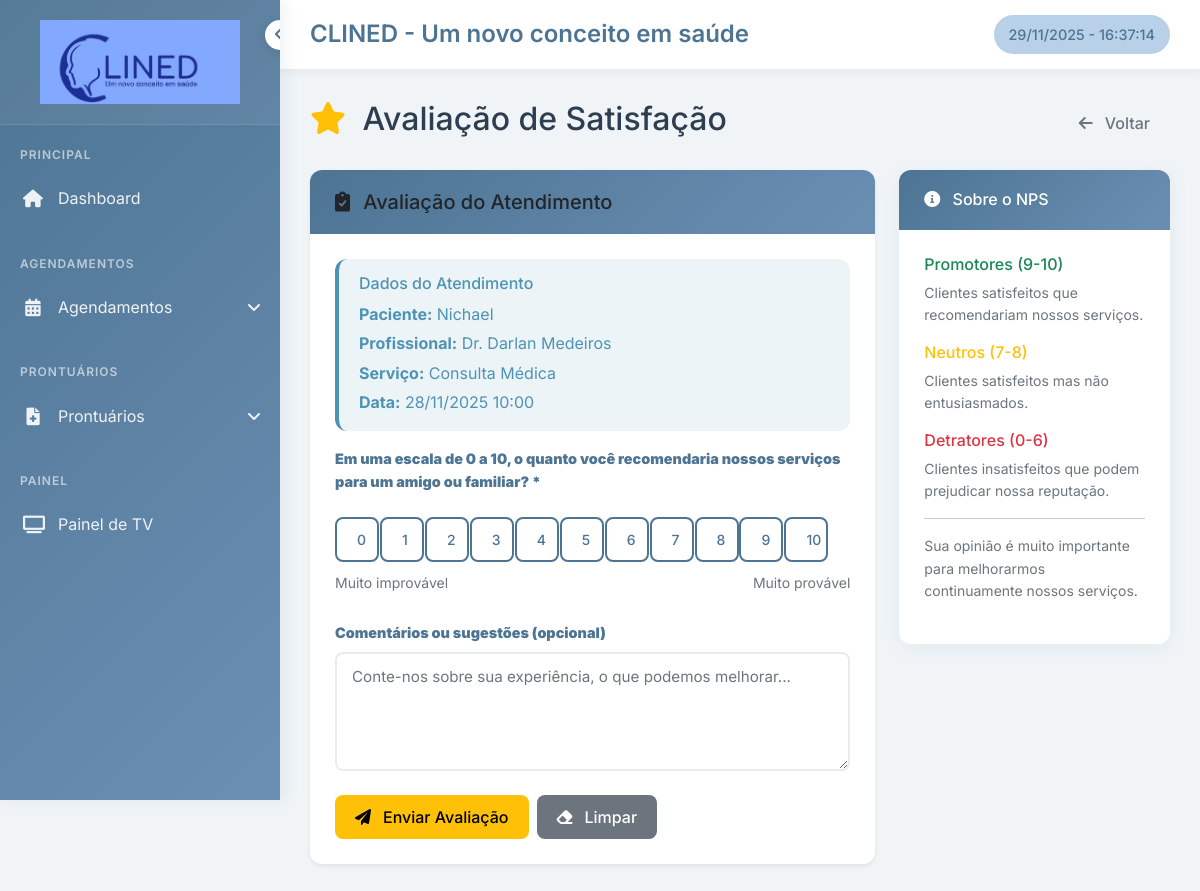
Page /relatorios/avaliar-satisfacao/1 on the committed database.
### models/models.py (models this page shows)
class Paciente(db.Model):
    __tablename__ = 'pacientes'
    id = db.Column(db.Integer, primary_key=True)
    nome = db.Column(db.String(100), nullable=False)
    cpf = db.Column(db.String(14), unique=True)
    telefone = db.Column(db.String(20), nullable=False)
    email = db.Column(db.String(100))
    data_nascimento = db.Column(db.Date)
    idade = db.Column(db.Integer)
    naturalidade = db.Column(db.String(100))
    estado_civil = db.Column(db.String(50))
    religiao = db.Column(db.String(50))
    profissao = db.Column(db.String(100))
    filiacao_pai = db.Column(db.String(100))
    filiacao_mae = db.Column(db.String(100))
    endereco = db.Column(db.Text)
    bairro = db.Column(db.String(100))
    cidade = db.Column(db.String(100))
    data_cadastro = db.Column(db.DateTime, default=datetime.now)
    agendamentos = db.relationship('Agendamento', backref='paciente_ref', lazy=True)
    prontuarios = db.relationship('Prontuario', backref='paciente_ref', lazy=True)

class Profissional(db.Model):
    __tablename__ = 'profissionais'
    id = db.Column(db.Integer, primary_key=True)
    nome = db.Column(db.String(100), nullable=False)
    especialidade = db.Column(db.String(50), nullable=False)
    registro_profissional = db.Column(db.String(20))
    telefone = db.Column(db.String(20))
    email = db.Column(db.String(100))
    horario_inicio = db.Column(db.Time)
    horario_fim = db.Column(db.Time)
    ativo = db.Column(db.Boolean, default=True)
    agendamentos = db.relationship('Agendamento', backref='profissional_ref', lazy=True)

class Agendamento(db.Model):
    __tablename__ = 'agendamentos'
    id = db.Column(db.Integer, primary_key=True)
    paciente_id = db.Column(db.Integer, db.ForeignKey('pacientes.id'), nullable=False)
    profissional_id = db.Column(db.Integer, db.ForeignKey('profissionais.id'), nullable=False)
    data_agendamento = db.Column(db.DateTime, nullable=False)
    servico = db.Column(db.String(100), nullable=False)
    observacoes = db.Column(db.Text)
    status = db.Column(db.String(20), default='agendado')
    data_checkin = db.Column(db.DateTime)
    data_criacao = db.Column(db.DateTime, default=datetime.now)

### routes/relatorios.py (the view, shortened to what this page needs)
@relatorios_bp.route('/avaliar-satisfacao/<int:agendamento_id>', methods=['GET', 'POST'])
def avaliar_satisfacao(agendamento_id):
    agendamento = Agendamento.query.get_or_404(agendamento_id)
    return render_template('relatorios/avaliar_satisfacao.html', agendamento=agendamento)

### utils/auth_helpers.py (called while the page is built)
def get_usuario_atual():
    token_sessao = session.get('token_sessao')
    if not token_sessao:
        return None
    return validar_sessao(token_sessao)

### templates/relatorios/avaliar_satisfacao.html (shortened to what this page needs)
{% extends "base.html" %}
{% block content %}
<div class="row">
    <div class="col-12">
        <div class="d-flex justify-content-between align-items-center mb-4">
            <h2>
                <i class="fas fa-star text-warning me-2"></i>
                Avaliação de Satisfação
            </h2>
            <a href="{{ url_for('relatorios.nps') }}" class="btn btn-outline-secondary">
                <i class="fas fa-arrow-left me-1"></i>Voltar
            </a>
        </div>
    </div>
</div>
<div class="row">
    <div class="col-lg-8">
        <div class="card shadow-sm">
            <div class="card-header bg-warning text-dark">
                <h5 class="mb-0">
                    <i class="fas fa-clipboard-check me-2"></i>
                    Avaliação do Atendimento
                </h5>
            </div>
            <div class="card-body">
                <div class="alert alert-info">
                    <h6 class="alert-heading">Dados do Atendimento</h6>
                    <p class="mb-1"><strong>Paciente:</strong> {{ agendamento.paciente_ref.nome }}</p>
                    <p class="mb-1"><strong>Profissional:</strong> {{ agendamento.profissional_ref.nome }}</p>
                    <p class="mb-1"><strong>Serviço:</strong> {{ agendamento.servico }}</p>
                    <p class="mb-0"><strong>Data:</strong> {{ agendamento.data_agendamento.strftime('%d/%m/%Y %H:%M') }}</p>
                </div>
                <form method="POST">
                    <div class="mb-4">
                        <label class="form-label">
                            <strong>Em uma escala de 0 a 10, o quanto você recomendaria nossos serviços para um amigo ou familiar? *</strong>
                        </label>
                        <div class="row mt-3">
                            {% for i in range(11) %}
                            <div class="col-1 text-center">
                                <label class="btn btn-outline-primary btn-sm w-100" for="nota{{ i }}">{{ i }}</label>
                            </div>
                            {% endfor %}
                        </div>
                        <div class="row mt-2">
                            <div class="col-6 text-start">
                                <small class="text-muted">Muito improvável</small>
                            </div>
                            <div class="col-6 text-end">
                                <small class="text-muted">Muito provável</small>
                            </div>
                        </div>
                    </div>
                    <div class="mb-4">
                        <label for="comentario" class="form-label">
                            <strong>Comentários ou sugestões (opcional)</strong>
                        </label>
                        <textarea class="form-control" id="comentario" name="comentario" rows="4"
                                  placeholder="Conte-nos sobre sua experiência, o que podemos melhorar..."></textarea>
                    </div>
                    <div class="d-flex gap-2">
                        <button type="submit" class="btn btn-warning">
                            <i class="fas fa-paper-plane me-1"></i>Enviar Avaliação
                        </button>
                        <button type="reset" class="btn btn-secondary">
                            <i class="fas fa-eraser me-1"></i>Limpar
                        </button>
                    </div>
                </form>
            </div>
        </div>
    </div>
    <div class="col-lg-4">
        <div class="card">
            <div class="card-header bg-info text-white">
                <h6 class="mb-0">
                    <i class="fas fa-info-circle me-2"></i>
                    Sobre o NPS
                </h6>
            </div>
            <div class="card-body">
                <div class="mb-3">
                    <h6 class="text-success">Promotores (9-10)</h6>
                    <p class="small text-muted">
                        Clientes satisfeitos que recomendariam nossos serviços.
                    </p>
                </div>
                <div class="mb-3">
                    <h6 class="text-warning">Neutros (7-8)</h6>
                    <p class="small text-muted">
                        Clientes satisfeitos mas não entusiasmados.
                    </p>
                </div>
                <div class="mb-3">
                    <h6 class="text-danger">Detratores (0-6)</h6>
                    <p class="small text-muted">
                        Clientes insatisfeitos que podem prejudicar nossa reputação.
                    </p>
                </div>
                <hr>
                <p class="small text-muted">
                    Sua opinião é muito importante para melhorarmos continuamente nossos serviços.
                </p>
            </div>
        </div>
    </div>
</div>
{% endblock %}

### templates/base.html (shortened to what this page needs)
<!DOCTYPE html>
<html lang="pt-BR">
<head>
    <link href="https://cdn.jsdelivr.net/npm/bootstrap@5.1.3/dist/css/bootstrap.min.css" rel="stylesheet">
    <link rel="stylesheet" href="https://cdnjs.cloudflare.com/ajax/libs/font-awesome/6.0.0/css/all.min.css">
    <link rel="stylesheet" href="{{ url_for('static', filename='css/style.css') }}">
</head>
<body>
    <div class="main-wrapper">
        <nav class="sidebar" id="sidebar">
            <button class="sidebar-toggle" id="sidebarToggle">
                <i class="fas fa-chevron-left"></i>
            </button>
            <div class="sidebar-logo">
                <img src="{{ url_for('static', filename='image.png') }}"
     alt="{{ config.CLINIC_NAME }}"
     style="width: 200px; height: auto;">
            </div>
            <div class="sidebar-nav">
                <div class="nav-section">
                    <div class="nav-section-title">Principal</div>
                    <div class="nav-item">
                        {% if usuario_atual and usuario_atual.perfil == 'medico' %}
                            <a href="{{ url_for('medico.dashboard') }}" class="nav-link">
                                <i class="fas fa-home"></i>
                                <span>Dashboard</span>
                            </a>
                        {% else %}
                            <a href="{{ url_for('index') }}" class="nav-link">
                                <i class="fas fa-home"></i>
                                <span>Dashboard</span>
                            </a>
                        {% endif %}
                    </div>
                </div>
                <div class="nav-section">
                    <div class="nav-section-title">Agendamentos</div>
                    <div class="nav-item nav-dropdown">
                        <a href="#" class="nav-link nav-dropdown-toggle">
                            <i class="fas fa-calendar-alt"></i>
                            <span>Agendamentos</span>
                        </a>
                    </div>
                </div>
                <div class="nav-section">
                    <div class="nav-section-title">Prontuários</div>
                    <div class="nav-item nav-dropdown">
                        <a href="#" class="nav-link nav-dropdown-toggle">
                            <i class="fas fa-file-medical"></i>
                            <span>Prontuários</span>
                        </a>
                    </div>
                </div>
                <div class="nav-section">
                    <div class="nav-section-title">Painel</div>
                    <div class="nav-item">
                        <a href="{{ url_for('chamados.painel_tv') }}" class="nav-link" target="_blank">
                            <i class="fas fa-tv"></i>
                            <span>Painel de TV</span>
                        </a>
                    </div>
                </div>
            </div>
        </nav>
        <div class="main-content">
            <header class="main-header">
                <h1 class="header-title">{% block page_title %}{{ config.CLINIC_NAME }}{% endblock %}</h1>
                <div class="header-actions">
                    <div class="header-time" id="current-time"></div>
                </div>
            </header>
            <div class="page-content">
                {% block content %}{% endblock %}
            </div>
        </div>
    </div>
</body>
</html>

### static/css/style.css (style rules this page uses)
:root { --primary-color: #4d7493; --primary-dark: #3a5a73; --primary-light: #6b8fb3; --primary-lighter: #8db0d3; --primary-lightest: #b8d0e8; --secondary-color: #7493a4; --accent-color: #93a4b4; --success-color: #5a9373; --warning-color: #b3934d; --danger-color: #b3594d; --info-color: #4d93b3; --light-color: #f8fafb; --lighter-color: #f0f4f7; --dark-color: #2c3e50; --text-muted: #6c757d; --sidebar-width: 280px; --sidebar-collapsed-width: 70px; --header-height: 70px; --gradient-primary: linear-gradient(135deg, var(--primary-color) 0%, var(--primary-light) 100%); --gradient-secondary: linear-gradient(135deg, var(--secondary-color) 0%, var(--accent-color) 100%); --gradient-success: linear-gradient(135deg, var(--success-color) 0%, #6ba583 100%); }
* { margin: 0; padding: 0; box-sizing: border-box; }
body { font-family: 'Inter', 'Segoe UI', Tahoma, Geneva, Verdana, sans-serif; background-color: var(--lighter-color); color: var(--dark-color); line-height: 1.6; overflow-x: hidden; }
.main-wrapper { display: flex; min-height: 100vh; }
.sidebar { width: var(--sidebar-width); background: var(--gradient-primary); color: white; position: fixed; height: 100vh; left: 0; top: 0; z-index: 1000; transition: all 0.3s ease; box-shadow: 4px 0 15px rgba(77, 116, 147, 0.1); overflow-y: auto; overflow-x: hidden; }
.sidebar-logo { padding: 20px; text-align: center; border-bottom: 1px solid rgba(255, 255, 255, 0.1); background: rgba(255, 255, 255, 0.05); }
.sidebar-logo img { height: 40px; width: auto; transition: all 0.3s ease; }
.sidebar-nav { padding: 20px 0; }
.nav-section { margin-bottom: 30px; }
.nav-section-title { padding: 0 20px 10px; font-size: 0.75rem; text-transform: uppercase; letter-spacing: 1px; color: rgba(255, 255, 255, 0.6); font-weight: 600; transition: all 0.3s ease; }
.nav-item { margin-bottom: 5px; }
.nav-link { display: flex; align-items: center; padding: 12px 20px; color: rgba(255, 255, 255, 0.9); text-decoration: none; transition: all 0.3s ease; position: relative; border-left: 3px solid transparent; }
.nav-link i { width: 20px; margin-right: 15px; text-align: center; font-size: 1.1rem; }
.nav-dropdown { position: relative; }
.nav-dropdown-toggle::after { content: '\f107'; font-family: 'Font Awesome 5 Free'; font-weight: 900; margin-left: auto; transition: transform 0.3s ease; }
.sidebar-toggle { position: absolute; top: 20px; right: -15px; width: 30px; height: 30px; background: white; border: none; border-radius: 50%; color: var(--primary-color); cursor: pointer; box-shadow: 0 2px 10px rgba(0, 0, 0, 0.1); transition: all 0.3s ease; z-index: 1001; }
.main-content { flex: 1; margin-left: var(--sidebar-width); transition: margin-left 0.3s ease; min-height: 100vh; background: var(--lighter-color); }
.main-header { background: white; padding: 0 30px; height: var(--header-height); display: flex; align-items: center; justify-content: space-between; box-shadow: 0 2px 10px rgba(0, 0, 0, 0.05); border-bottom: 1px solid #e9ecef; }
.header-title { font-size: 1.5rem; font-weight: 600; color: var(--primary-color); margin: 0; }
.header-actions { display: flex; align-items: center; gap: 15px; }
.header-time { background: var(--primary-lightest); color: var(--primary-color); padding: 8px 15px; border-radius: 20px; font-size: 0.9rem; font-weight: 500; }
.page-content { padding: 30px; min-height: calc(100vh - var(--header-height)); }
.card { background: white; border: none; border-radius: 12px; box-shadow: 0 4px 20px rgba(77, 116, 147, 0.08); transition: all 0.3s ease; overflow: hidden; }
.card-header { background: var(--gradient-primary); color: white; border: none; padding: 20px 25px; font-weight: 600; }
.card-body { padding: 25px; }
.btn { border-radius: 8px; font-weight: 500; padding: 10px 20px; transition: all 0.3s ease; border: none; cursor: pointer; text-decoration: none; display: inline-flex; align-items: center; gap: 8px; }
.btn-outline-primary { background: transparent; color: var(--primary-color); border: 2px solid var(--primary-color); }
.form-control { border: 2px solid #e9ecef; border-radius: 8px; padding: 12px 15px; transition: all 0.3s ease; font-size: 0.95rem; }
.form-label { font-weight: 600; color: var(--primary-color); margin-bottom: 8px; font-size: 0.9rem; }
.alert { border: none; border-radius: 12px; padding: 15px 20px; border-left: 4px solid; }
.alert-info { background: rgba(77, 147, 179, 0.1); color: var(--info-color); border-left-color: var(--info-color); }

### rows in the picture
Paciente: paciente_ref.nome "Nichael"
Profissional: profissional_ref.nome "Dr. Darlan Medeiros"
Agendamento: servico "Consulta Médica", data_agendamento "28/11/2025 10:00"

### other values in the picture
{{ config.CLINIC_NAME }} "CLINED - Um novo conceito em saúde"
{{ i }} "0" "1" "2" "3" "4" "5" "6" "7" "8" "9" "10"
